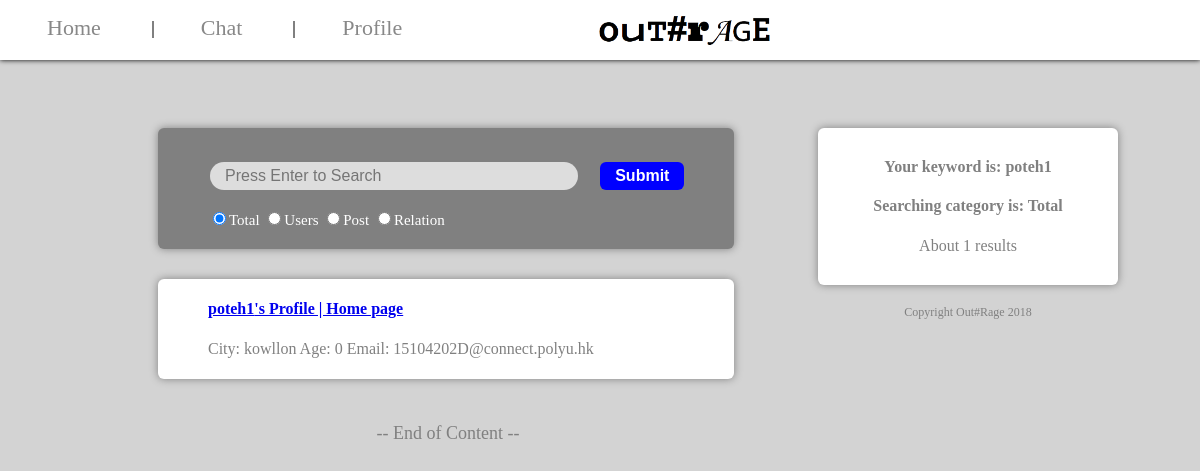
The page /search.php?content=poteh1 on the database its author committed.
### tables this page shows
CREATE TABLE `users` (
  `username` varchar(20) NOT NULL,
  `loginstate` varchar(10) NOT NULL DEFAULT 'offline',
  `password` varchar(10) NOT NULL,
  `city` varchar(50) NOT NULL,
  `age` int(10) NOT NULL,
  `profile` varchar(200) NOT NULL,
  `birthday` varchar(20) NOT NULL,
  `gender` varchar(20) NOT NULL,
  `email` varchar(50) NOT NULL,
  `followers` varchar(5000) NOT NULL,
  `follower_num` int(20) NOT NULL
);

### search.php (the view, shortened to what this page needs)
<html>
<head>
<link rel="stylesheet" type="text/css" href="theme.css"/>
</head>
<body>
<div style="margin-top:120px;position:absolute;width:80%">
<div style="display:inline-block;width:60%;min-width:300px;min-height:100px;vertical-align:top;">
<span class="info_block" style="display:inline-block;width:100%;min-height:100px;vertical-align:left;background-color:grey;">
<span style="display:block;margin-top:30px;margin-left:50px;margin-bottom:20px;text-align:left;">
<form id="sf" action="search.php" method="GET">
<input type="text" class="input_bar" name="content" style="width:70%;" placeholder="Press Enter to Search"/><input type="submit" value="Submit" class="node_button" style="display:inline-block;margin-left:20px;" onclick="return submitCheck(content)"/>
<p style="color:white;font-size:15px;">
<input type="radio" name="class" value="total" checked="checked"/>Total
<input type="radio" name="class" value="users"/>Users
<input type="radio" name="class" value="post"/>Post
<input type="radio" name="class" value="relation"/>Relation
</p>
</form>
</span>
</span>
<?php
if(!isset($_GET["content"]))
{?>
	<span style="display:inline-block;height:30px;vertical-align:left;"></span>
	<span class="info_block" style="display:inline-block;width:100%;min-height:100px;vertical-align:left;">
	<span style="display:block;margin-top:20px;margin-left:50px;margin-bottom:20px;text-align:left;">
	<p>The results will be shown here.</p>
	</span>
	</span>
<?php
}
else
{
	$con=mysqli_connect("localhost","root","");
	mysqli_select_db($con,"users");
	$sql1="select * from users where username like '%".$_SESSION["search"][0]."%' or city like '%".$_SESSION["search"][0]."%' or profile like '%".$_SESSION["search"][0]."%'
	or birthday like '%".$_SESSION["search"][0]."%' or gender like '%".$_SESSION["search"][0]."%' or email like '%".$_SESSION["search"][0]."%'";
	$sql2="select * from post where username like '%".$_SESSION["search"][0]."%' or post_time like '%".$_SESSION["search"][0]."%' or post_content like '%".$_SESSION["search"][0]."%'
			or emotion like '%".$_SESSION["search"][0]."%' or comment_content like '%".$_SESSION["search"][0]."%'
			or comment_picture like '%".$_SESSION["search"][0]."%' or comment_user like '%".$_SESSION["search"][0]."%' or comment_time like '%".$_SESSION["search"][0]."%'";
	$sql3="select * from  relation where userone like '%".$_SESSION["search"][0]."%' or usertwo like '%".$_SESSION["search"][0]."%' or relation like '%".$_SESSION["search"][0]."%'";
	$result1=mysqli_query($con,$sql1); $rowcount1=mysqli_num_rows($result1);
	$result2=mysqli_query($con,$sql2);$rowcount2=mysqli_num_rows($result2);
	$result3=mysqli_query($con,$sql3);$rowcount3=mysqli_num_rows($result3);$totalrows=$rowcount1+$rowcount2+$rowcount3;
	if((!isset($_GET["class"]))||($_GET["class"]=="total"))
	{
		$cl="t";
	}
	if(($cl=="t")||($cl=="u"))
	{
	for ($i=0;$i<$rowcount1;$i++){
?>
	<span class="info_block" style="display:inline-block;width:100%;min-height:100px;vertical-align:left;">
	<span style="display:block;margin-top:20px;margin-left:50px;margin-bottom:20px;text-align:left;">
	<p>
<?php
		$row1=mysqli_fetch_assoc($result1);
		echo '<h4><a href="\\"https://www.w3schools.com\\">'.$row1["username"]."'s Profile | Home page</a><br /></h4>".$row1["profile"] ;
		echo "City: ".$row1["city"]."  Age: ".$row1["age"]."  Email: ".$row1["email"]."<br />";
?>
	</p>
	</span>
	</span>
<?php
	}
	}
?>
<?php
}
?>
<span style="display:inline-block;width=100%;height:70px;vertical-align:left;font-size:18px;color:grey;">-- End of Content --</span>
</div>
<div style="display:inline-block;position:fixed;width:20%;min-width:300px;vertical-align:top;">
<span class="info_block" style="display:inline-block;width:100%;min-width:300px;vertical-align:top;">
<form style="margin:30px;">
<p>
<?php
	echo "<h4>Your keyword is: ";
	if(!isset($_GET["content"]))
	{
		echo "[NONE]";
	}
	else
	{
		echo $_GET["content"];
	}
	echo "<br /></h4>";
	echo "<h4>Searching category is: ";
	if(!isset($_GET["content"]))
	{
		echo "[NONE]";
	}
	else
	{
		if($cl=="t")
		{
			echo "Total";
		}
	}
	echo "<br /></h4>";
	echo "About ";
	if(!isset($_GET["content"]))
	{
		echo "0";
	}
	else
	{
		echo $totalrows;
	}
	echo " results <br />";
?>
</p>
</form>
</span>
<span style="display:inline-block;height:20px;width:100%;min-width:300px;vertical-align:top;">
</span>
<span style="display:inline-block;height:50px;width:100%;min-width:300px;vertical-align:top;">
<a style="font-size:12px;color:grey;">Copyright Out#Rage 2018</a>
</span>
</div>
</div>
<div class="top_bar" style="text-align:center">
<span style="float:left">
<a href="index.php" class="main_button">Home</a>
<span class="division_line"></span>
<a href="" class="main_button">Chat</a>
<span class="division_line"></span>
<a href="profile.php" class="main_button">Profile</a>
</span>
<img src="images/logo.png" style="display:inline-block;max-height:30px;"/>
<div style="float:right;margin-right:45px;width:20%;height:1px;"></div>
</div>
</body>
</html>

### theme.css (style rules this page uses)
body { background-color:lightgrey; text-align:center; }
.main_button { color:#888888; text-align:center; text-decoration:none; font-size:22px; margin:4px 2px; padding:15px 45px; }
.node_button { border:none; padding:5px 15px; background-color:blue; color:white; text-align:center; text-decoration:none; font-size:16px; font-weight:bold; margin:4px 2px; cursor:pointer; border-radius:6px; box-shadow:0px 0px 2px grey; }
.input_bar { border:none; background-color:#DDDDDD; color:#777777; text-align:left; text-decoration:none; font-size:16px; margin:4px 2px; padding:5px 15px; border-radius:30px; }
.division_line { border-left:2px solid grey; }
.top_bar { top:0; left:0; width:100%; position:fixed; float:center; height:40px; padding-top:15px; padding-bottom:5px; box-shadow:0px 0px 5px 0px black; background-color:white; text-align:left; }
.info_block { border-radius:6px; color:grey; text-align:center; text-decoration:none; box-shadow:0px 0px 8px 0px grey; background-color:white; display:inline-block; width:100%; }

### rows shown on the page
users: username "poteh1", city "kowllon", age "0", email "15104202D@connect.polyu.hk"

### other values the page prints
$_GET["content"] "poteh1"
$totalrows "1"
